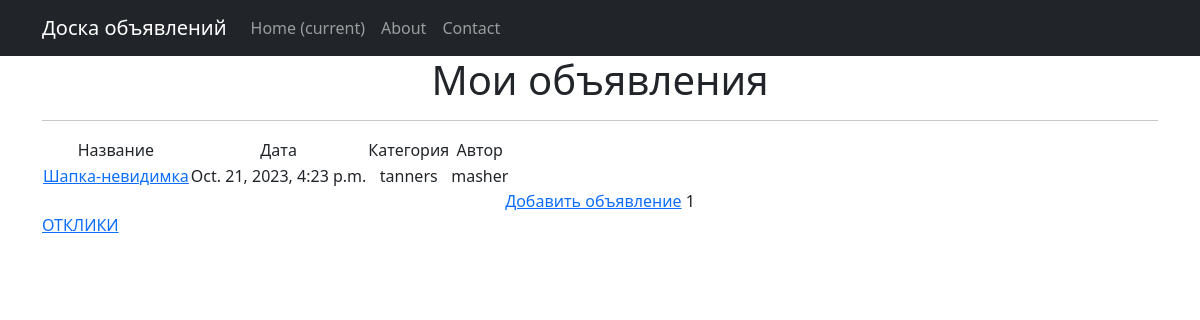
The page /advs/profile/ (signed in) on the database as committed earlier.
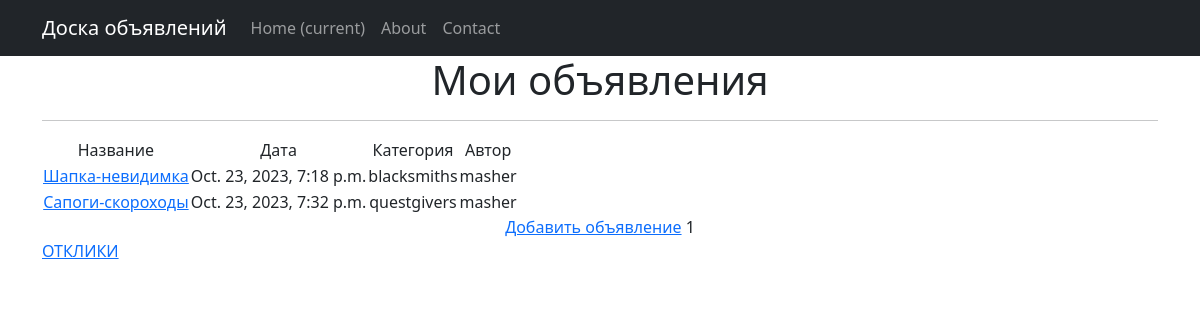
The same page on the database as committed later.
### advapp/models.py (models this page shows, shortened)
class Advertisement(models.Model):
    GUILD = (
        ('tanks', 'Танки'),
        ('healers', 'Хилы'),
        ('damagers', 'ДД'),
        ('traders', 'Торговцы'),
        ('guildmasters', 'Гилдмастеры'),
        ('questgivers', 'Квестгиверы'),
        ('blacksmiths', 'Кузнецы'),
        ('tanners', 'Кожевники'),
        ('potions', 'Зельевары'),
        ('spellmasters', 'Мастера заклинаний'),
    )
    author = models.ForeignKey(User, on_delete=models.CASCADE)
    title = models.CharField(max_length=64)
    content = models.TextField()
    category = models.CharField(max_length=16, choices=GUILD, default='tanks')
    date = models.DateTimeField(auto_now_add=True)
    file = models.ImageField(upload_to='uploads/', blank=True, null=False)

### advapp/views.py (the view)
# urls.py: path('profile/', Profile.as_view(), name='profile'),
class Profile(LoginRequiredMixin, ListView):
    model = Advertisement
    ordering = '-date'
    template_name = 'profile.html'
    context_object_name = 'profile'
    paginate_by = 3
    def get_queryset(self):
        return Advertisement.objects.filter(author=self.request.user)

### templates/profile.html (shortened to what this page needs)
{% extends 'flatpages/default.html' %}
{% block content %}
<h1>Мои объявления</h1>
<hr>
    {% if profile %}
        <table>
            <tr>
                <td>Название</td>
                <td>Дата</td>
                <td>Категория</td>
                <td>Автор</td>
            </tr>
            {% for advertisement in profile %}
            <tr>
                <td>
                    <a href="{% url 'adv_detail' pk=advertisement.id %}">{{ advertisement.title }}</a>
                </td>
                <td>{{ advertisement.date }}</td>
                <td>{{ advertisement.category }}</td>
                <td>{{ advertisement.author }}</td>
            </tr>
            {% endfor %}
        </table>
    {% else %}
    <h2>Объявлений нет!</h2>
    {% endif %}
    {% if request.user.is_authenticated %}
    <a href="{% url 'adv_create' %}">Добавить объявление</a>
    {% else %}
    {{ empty }}
    {% endif %}
    {{ page_obj.number }}
<p align="left"><a href="{% url 'responses' %}">ОТКЛИКИ</a></p>
{% endblock content %}

Rows that differ between the two databases and show on the page:
changed Advertisement "Шапка-невидимка": date "Oct. 21, 2023, 4:23 p.m." → "Oct. 23, 2023, 7:18 p.m."; category "tanners" → "blacksmiths"
added Advertisement: title "Сапоги-скороходы", date "Oct. 23, 2023, 7:32 p.m.", category "questgivers", author "masher"
